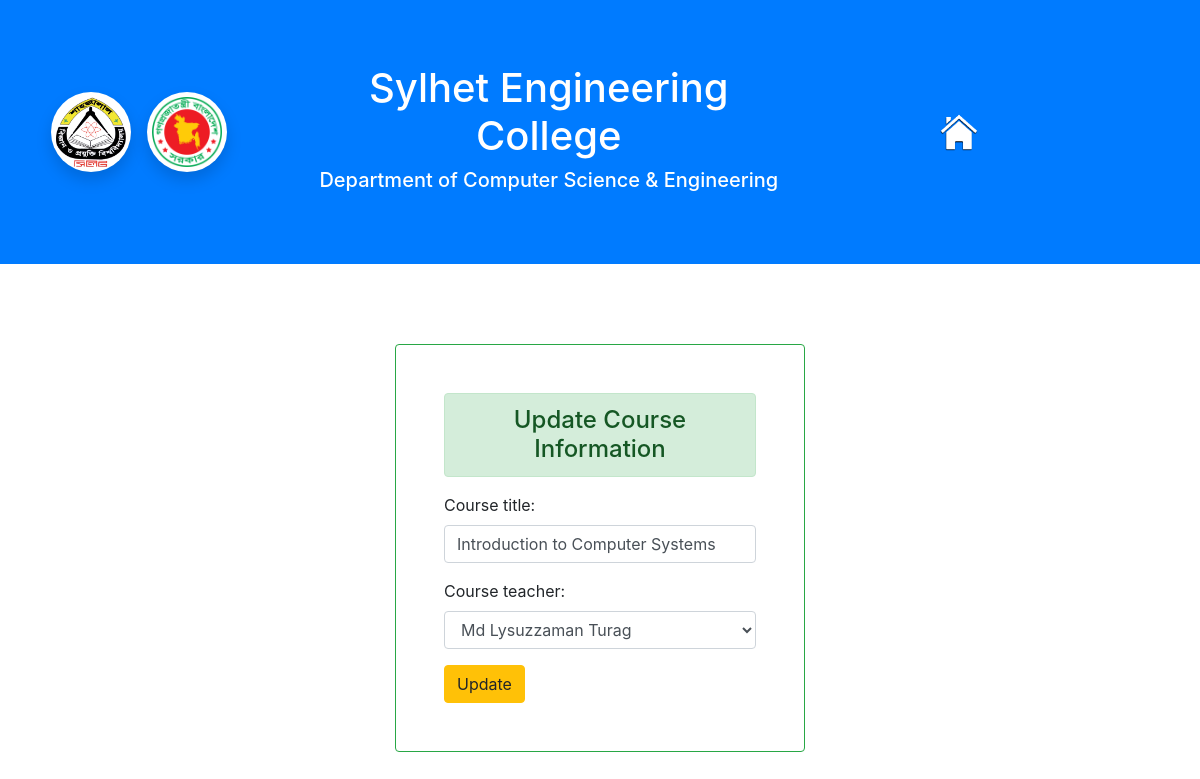
The app's page /main/update_course/CSE-13/1/CSE-101 with its own data.
### main/models.py (models this page shows)
class Course(models.Model):
    id = models.AutoField
    batch_no = models.CharField(max_length=8, default="")
    semester_no = models.IntegerField(default=None)
    course_code = models.CharField(max_length=8, default="")
    course_title = models.CharField(max_length=60, default="")
    course_type =  models.CharField(max_length=10, default="")
    course_credits = models.FloatField(default=0)
    course_teacher = models.CharField(max_length=40, default="")

### main/views.py (the view)
# urls.py: path('update_course/<str:batch_no>/<int:semester_no>/<str:course_code>', views.update_course, name="update_course"),
def update_course(request, batch_no, semester_no, course_code):
    if request.method == "POST":
        course_title = request.POST['course_title']
        course_teacher = request.POST['course_teacher']
        course = Course.objects.filter(batch_no=batch_no, semester_no=semester_no, course_code=course_code).first()
        course.course_title, course.course_teacher = course_title, course_teacher
        course.save()
        return redirect(f"/main/semesters/{batch_no}/{semester_no}")
    else:
        record = Course.objects.get(batch_no=batch_no, semester_no=semester_no, course_code=course_code)
        fm = UpdateCourse(instance=record)
    context = {'form':fm}
    return render(request, 'main/update_course.html', context)

### main/forms.py
class UpdateCourse(forms.ModelForm):
    class Meta:
        model = Course
        fields = ['course_title', 'course_teacher']
        teachers = Teacher.objects.all()
        teachers_list = list()
        for teacher in teachers:
            a_teacher = (teacher.name, teacher.name)
            teachers_list.append(a_teacher)
        widgets = {
            'course_title' : forms.TextInput(attrs={'class':'form-control'}),
            'course_teacher' : forms.Select(attrs={'class':'form-control'}, choices=teachers_list)
        }

### main/templates/main/update_course.html (shortened to what this page needs)
{% extends 'main/base.html' %}
{% block body %}
    <div class="row d-flex justify-content-center">
        <div class="col-md-4 my-5 p-5 border border-success rounded">
            <h4 class="alert alert-success text-center">Update Course Information</h4>
            <form action="" method="POST">  {% csrf_token %}
                {{form.as_p}}
                <input type="submit" class="btn btn-warning" value="Update">
            </form>
        </div>
    </div>
{% endblock %}

### records on screen
Course: course_title "Introduction to Computer Systems", course_teacher "Md Lysuzzaman Turag"
